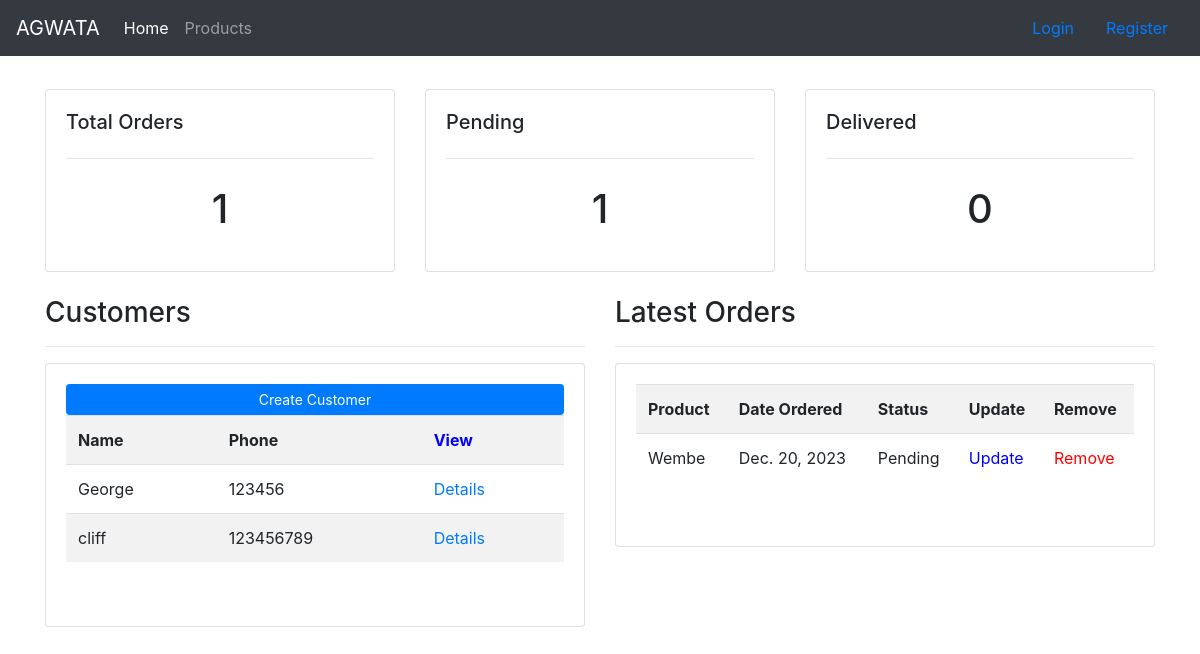
The page / on the database its author committed.
### accounts/models.py (models this page shows, shortened)
class Customer(models.Model):
    name = models.CharField(max_length=200, null=True)
    phone = models.CharField(max_length=200, null=True)
    email = models.CharField(max_length=200, null=True)
    date_created = models.DateField(auto_now_add=True, null=True)

class Order(models.Model):
    STATUS = (
        ('Pending', 'Pending'),
        ('Out of stock', 'Out of stock'),
        ('Delivered', 'Delivered'),
    )
    customer = models.ForeignKey(Customer, null=True, on_delete=models.SET_NULL)
    product = models.ForeignKey(Product, null=True, on_delete=models.SET_NULL)
    date_created = models.DateField(auto_now_add=True, null=True)
    status = models.CharField(max_length=200, null=True, choices=STATUS)

class Product(models.Model):
    CATEGORY = (
        ('Indoor', 'Indoor'),
        ('Outdoor', 'Outdoor'),
    )
    name = models.CharField(max_length=200, null=True)
    price = models.FloatField(null=True)
    category = models.CharField(max_length=200, null=True, choices=CATEGORY)
    description = models.CharField(max_length=200, null=True)
    date_created = models.DateField(auto_now_add=True, null=True)
    tags = models.ManyToManyField(Tag)
    def __str__(self):
        return self.name

### accounts/views.py (the view)
# urls.py: path('', views.home, name = 'home'),
def home(request):
    customers = Customer.objects.all()
    orders = Order.objects.all()
    pending = orders.filter(status='Pending')
    delivered = orders.filter(status='Delivered')
    total_orders = orders.count()
    context = {'customers': customers, 'orders': orders, 'total_orders': total_orders, 'pending':pending, 'delivered':delivered}
    return render(request, 'accounts/home.html', context)

### templates/accounts/home.html
{% extends 'base.html' %}
{% block content %}
<div class="row mt-3">
    <div class="col-md">
        <div class="card card-body">
                <h5>Total Orders</h5>
                <hr>
                <h1 style="text-align: center; padding: 10px">{{ total_orders }}</h1>
        </div>
    </div>
    <div class="col-md">
        <div class="card card-body">
                <h5>Pending</h5>
                <hr>
                <h1 style="text-align: center; padding: 10px">{{ pending.count }}</h1>
        </div>
    </div>
    <div class="col-md">
        <div class="card card-body">
                <h5>Delivered</h5>
                <hr>
                <h1 style="text-align: center; padding: 10px">{{ delivered.count }}</h1>
        </div>
    </div>
</div>
<br>
<div class="row">
    <div class="col-md">
        <h3>Customers</h3>
        <hr>
        <div class="card card-body">
            <a href="{% url 'create_customer' %}" class="btn btn-primary btn-sm btn-block">Create Customer</a>
            <table class="table table-striped">
                <tr>
                    <th>Name</th>
                    <th>Phone</th>
                    <th style="color: blue;">View</th>
                </tr>
                {% for customer in customers reversed %}
                    <tr>
                        <td>{{ customer.name }}</td>
                        <td>{{ customer.phone }}</td>
                        <td><a href="{% url 'customer' customer.id %}">Details</a></td>
                    </tr>
                {% endfor %}
            </table>
                <h1 style="text-align: center; padding: 10px"></h1>
        </div>
    </div>
    <div class="col-md">
        <h3>Latest Orders</h3>
        <hr>
        <div class="card card-body">
            <table class="table table-striped">
                <tr>
                    <th>Product</th>
                    <th>Date Ordered</th>
                    <th>Status</th>
                    <th>Update</th>
                    <th>Remove</th>
                </tr>
                {% for order in orders reversed %}
                    <tr>
                        <td>{{ order.product }}</td>
                        <td>{{ order.date_created }}</td>
                        <td>{{ order.status }}</td>
                        <td><a style="color: blue;" href="{% url 'update_order' order.id %}">Update</a></td>
                        <td><a style="color: red;" href="{% url 'delete_order' order.id %}">Remove</a></td>
                    </tr>
                {% endfor %}
            </table>
                <h1 style="text-align: center; padding: 10px"></h1>
        </div>
    </div>
</div>
{% endblock %}

### rows shown on the page
Customer: name "George", phone "123456"
Customer: name "cliff", phone "123456789"
Order: product "Wembe", date_created "Dec. 20, 2023", status "Pending"

### other values the page prints
{{ total_orders }} "1"
{{ pending.count }} "1"
{{ delivered.count }} "0"
